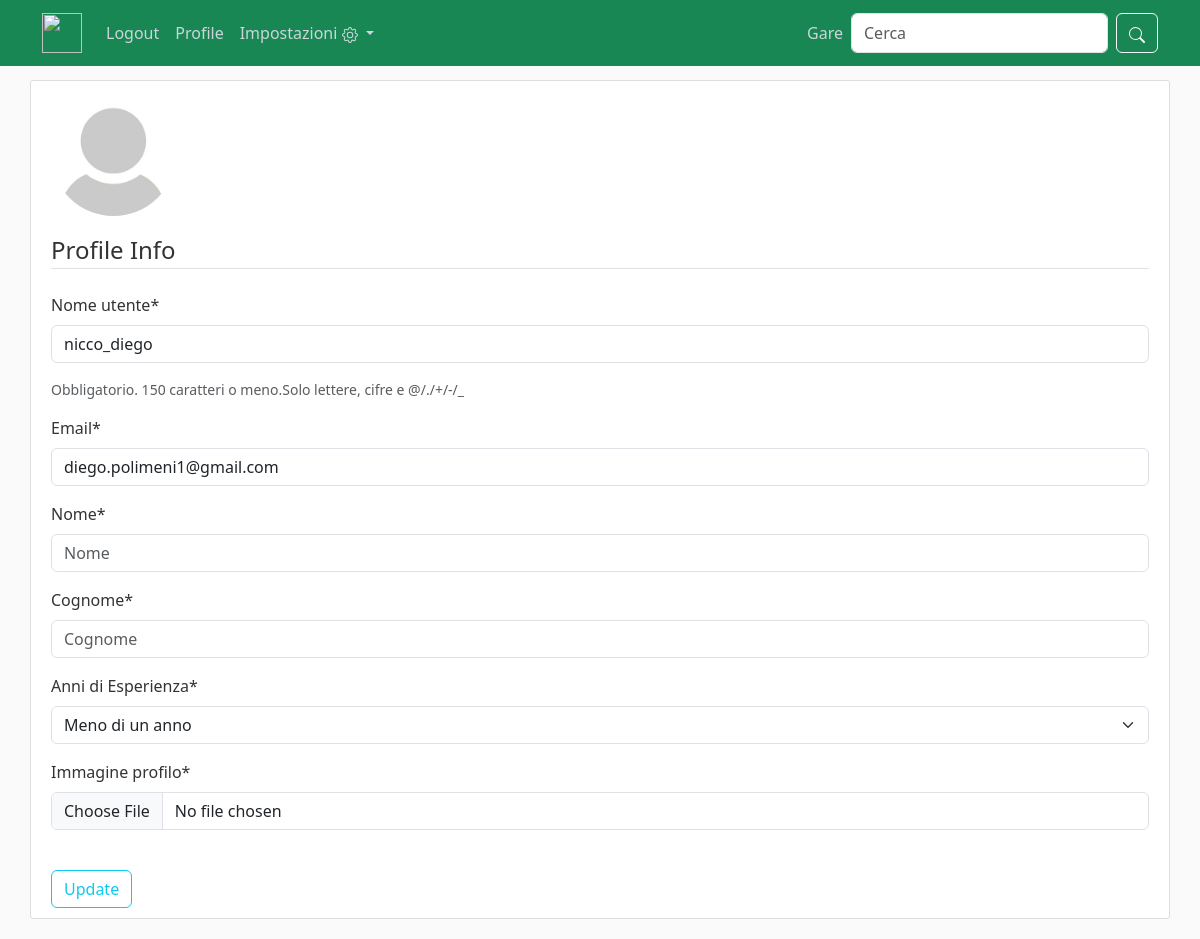
/profile/settings/ (signed in), run on the app's committed database.
### users/models.py (models this page shows, shortened)
class CustomUser(AbstractUser):
    OPTION_CHOICES = (
        ('Gplayer', 'Giocatore'),
        ('Gclub', 'Circolo'),
    )
    which_account = models.CharField(max_length=20, choices=OPTION_CHOICES)
    class Meta:
        constraints = [
            models.UniqueConstraint(fields=['email'], name='unique email')
        ]

class playerProfile(models.Model):
    OPTION_EXPERIENCE = (
        ('< 1', 'Meno di un anno'),
        ('1 - 3', 'Tra uno e tre anni'),
        (' > 3', 'Più di 3 anni')
    )
    user = models.OneToOneField(CustomUser, on_delete=models.CASCADE)
    img = models.ImageField(default='default.jpeg', upload_to='image_pics')
    name = models.CharField(max_length=64)
    surname = models.CharField(max_length=64)
    experience = models.CharField(max_length=20, choices=OPTION_EXPERIENCE, default='-1')
    description = models.CharField(max_length=256, null=True, blank=True)

### users/views.py (the view)
# urls.py: path('settings/', user_views.profile_settings, name='profile-settings'),
@login_required
def profile_settings(request):
    u_form, p_form = form_generator(request, request.user.which_account)
    if request.method == 'POST':
        if u_form.is_valid() and p_form.is_valid():
            u_form.save()
            p_form.save()
            messages.info(request, f'user {request.user.username} updated with succes')
            return redirect('profile-page')
    context = {
        'u_form': u_form,
        'p_form': p_form,
    }
    return render(request, 'users/profile_settings.html', context)

### users/forms.py
class UserUpdateForm(forms.ModelForm):
    class Meta:
        model = CustomUser
        fields = ['username', 'email']
        widgets = widgets

class ProfileUpdateForm(forms.ModelForm):
    class Meta:
        model = playerProfile
        fields = ['name', 'surname', 'experience', 'img']
        widgets = widgets

### users/utils.py (called while the page is built)
def form_generator(request, account_type):
    if request.method == "POST":
        u_form = UserUpdateForm(request.POST, instance=request.user)
        if account_type == 'Gplayer':
            p_form = ProfileUpdateForm(request.POST,
                                       request.FILES,
                                       instance=request.user.playerprofile)
        else:
            p_form = ClubUpdateForm(request.POST,
                                       request.FILES,
                                       instance=request.user.clubprofile)
    else:
        u_form = UserUpdateForm(instance=request.user)
        if account_type == 'Gplayer':
            p_form = ProfileUpdateForm(instance=request.user.playerprofile)
        else:
            p_form = ClubUpdateForm(instance=request.user.clubprofile)
    return u_form, p_form

### users/templates/users/profile_settings.html (shortened to what this page needs)
{% extends 'users/base_user.html' %}
{% load crispy_forms_tags %}
{% block content %}
    <div class="content-section">
      <div class="media">
        {% if user.playerprofile %}
          <img class="rounded-circle account-img" src="{{ user.playerprofile.img.url }}">
        {% else %}
          <img class="rounded-circle account-img" src="{{ user.clubprofile.img.url }}">
        {% endif %}
      </div>
      <form method="POST" enctype="multipart/form-data">
            <fieldset class="form-group">
                <legend class="border-bottom mb-4">Profile Info</legend>
                <div id="div_id_username" class="mb-3">
                    <label for="id_username" class="form-label requiredField">
                    Nome utente<span class="asteriskField">*</span>
                    </label>
                    {{u_form.username}}
                    <div id="hint_id_username" class="form-text">
                        Obbligatorio. 150 caratteri o meno.Solo lettere, cifre e @/./+/-/_
                    </div>
                </div>
                <div id="div_id_eamil" class="mb-3">
                    <label for="id_email" class="form-label requiredField">
                    Email<span class="asteriskField">*</span>
                    </label>
                    {{u_form.email}}
                </div>
                {% if user.playerprofile %}
                <div id="div_id_name" class="mb-3">
                    <label for="id_name" class="form-label requiredField">
                    Nome<span class="asteriskField">*</span>
                    </label>
                    {{p_form.name}}
                </div>
                <div id="div_id_surname" class="mb-3">
                    <label for="id_surname" class="form-label requiredField">
                    Cognome<span class="asteriskField">*</span>
                    </label>
                    {{p_form.surname}}
                </div>
                <div id="div_id_experience" class="mb-3">
                    <label for="id_experience" class="form-label requiredField">
                    Anni di Esperienza<span class="asteriskField">*</span>
                    </label>
                    {{p_form.experience}}
                </div>
                <div id="div_id_img" class="mb-3">
                    <label for="id_img" class="form-label requiredField">
                        Immagine profilo<span class="asteriskField">*</span>
                    </label>
                    <div>
                        <input type="file" name="img" class="form-control" accept="image/*" id="id_img">
                    </div>
                </div>
                {% else %}
                    {{p_form|crispy}}
                {% endif %}
            </fieldset>
            <div class="form-group mt-4">
                <button class="btn btn-outline-info" type="submit">Update</button>
            </div>
      </form>
    </div>
{% endblock content%}

### users/static/users/main.css (style rules this page uses)
body { background: #fafafa; color: #333333; margin-top: 5rem; }
.content-section { background: #ffffff; padding: 10px 20px; border: 1px solid #dddddd; border-radius: 3px; margin-bottom: 20px; }
.account-img { height: 125px; width: 125px; margin-right: 20px; margin-bottom: 16px; }

### data on the page
CustomUser: playerprofile.img (placeholder picture), username "nicco_diego", email "diego.polimeni1@gmail.com"
playerProfile: experience "Meno di un anno"
